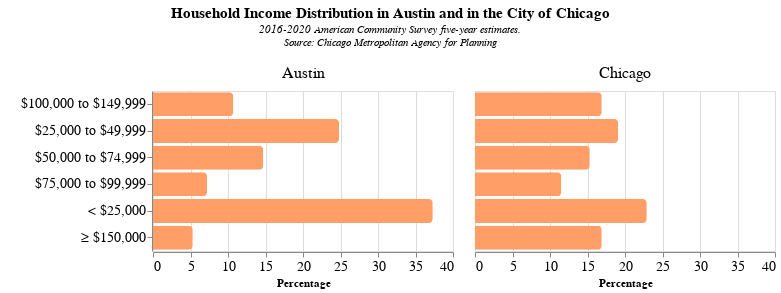

Vega-Lite specification for this chart:
### Vega-Lite specification from a JSON file in a GitHub repository (floating-point values rounded to 4 significant figures)
{"$schema": "https://vega.github.io/schema/vega-lite/v5.json", "width": 300, "height": 160, "data": {"values": [{"place": "Austin", "inc": "< $25,000", "Count": 12476, "Percent": 37.3}, {"place": "Chicago", "inc": "< $25,000", "Count": 247276, "Percent": 22.9}, {"place": "Austin", "inc": "$25,000 to $49,999", "Count": 8288, "Percent": 24.8}, {"place": "Chicago", "inc": "$25,000 to $49,999", "Count": 206530, "Percent": 19.1}, {"place": "Austin", "inc": "$50,000 to $74,999", "Count": 4903, "Percent": 14.7}, {"place": "Chicago", "inc": "$50,000 to $74,999", "Count": 165058, "Percent": 15.3}, {"place": "Austin", "inc": "$75,000 to $99,999", "Count": 2424, "Percent": 7.2}, {"place": "Chicago", "inc": "$75,000 to $99,999", "Count": 124195, "Percent": 11.5}, {"place": "Austin", "inc": "$100,000 to $149,999", "Count": 3582, "Percent": 10.7}, {"place": "Chicago", "inc": "$100,000 to $149,999", "Count": 155086, "Percent": 16.9}, {"place": "Austin", "inc": "≥ $150,000", "Count": 1788, "Percent": 5.3}, {"place": "Chicago", "inc": "≥ $150,000", "Count": 182998, "Percent": 16.9}]}, "title": {"text": ["Household Income Distribution in Austin and in the City of Chicago"], "fontSize": 15, "subtitle": ["2016-2020 American Community Survey five-year estimates.", "Source: Chicago Metropolitan Agency for Planning", ""], "subtitleFontStyle": "italic", "subtitleFontSize": 11, "anchor": "middle", "color": "black"}, "mark": {"type": "bar", "cornerRadiusEnd": 4}, "encoding": {"y": {"field": "inc", "type": "ordinal", "sort": {"field": "inc", "order": "ascending"}, "axis": {"title": [""], "labelFontSize": 14}}, "x": {"field": "Percent", "type": "quantitative", "axis": {"title": "Percentage", "labelFontSize": 14}}, "facet": {"field": "place", "title": null, "header": {"labelFontSize": 16, "labelAnchor": "middle", "labelColor": "black"}}, "tooltip": [{"field": "Count", "type": "nominal", "title": "Count"}, {"field": "Percent", "type": "quantitative", "title": "%"}], "color": {"value": "#ff9e66"}}}
